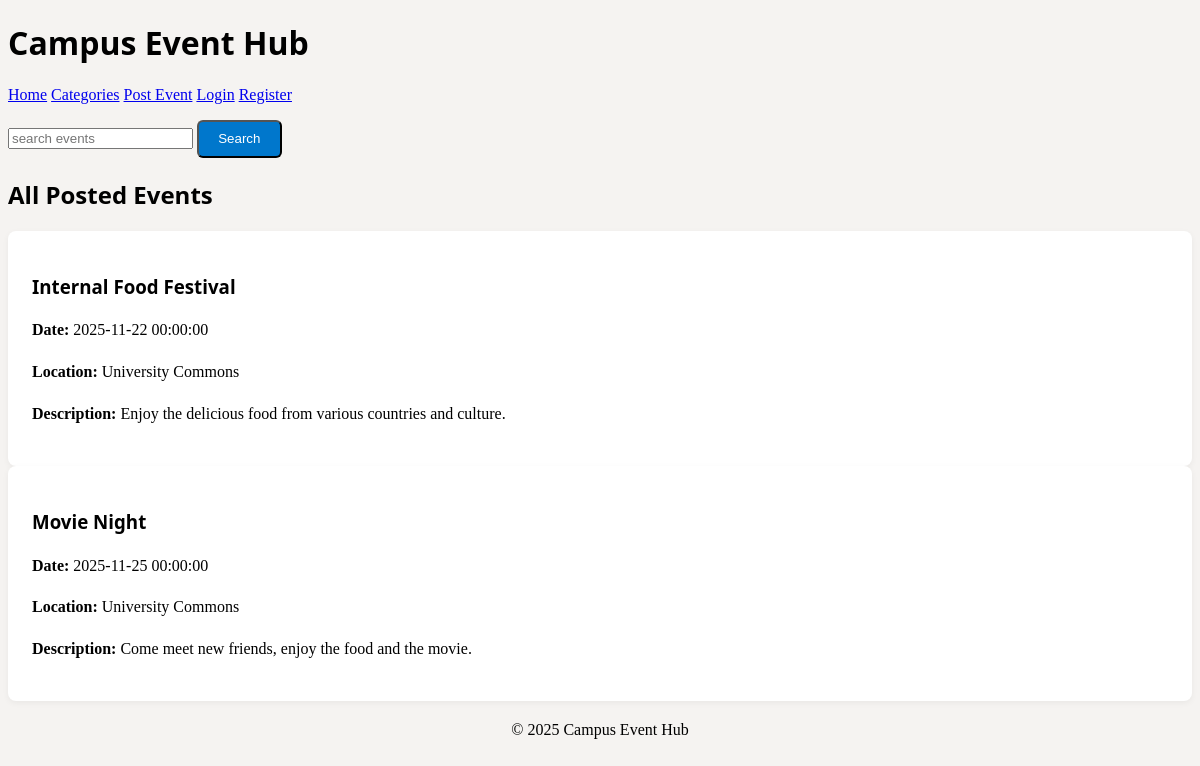
Before: /events with the older database file.
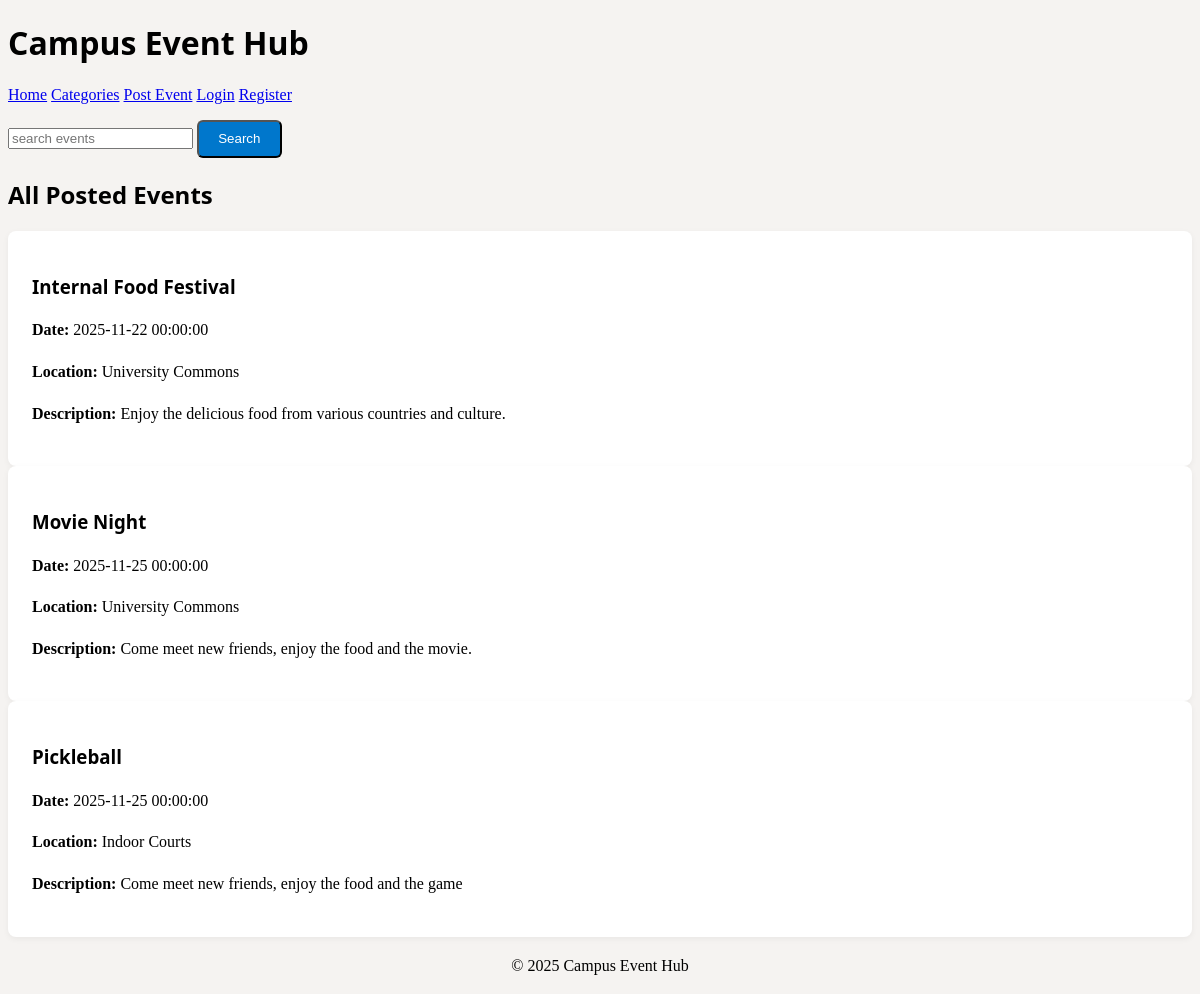
After: the same page with the newer database file.
### app.py (models this page shows)
class Event(db.Model):
    id = db.Column(db.Integer, primary_key=True)
    title: so.Mapped[str] = so.mapped_column(index=True, default="No title")
    date: so.Mapped[datetime] = so.mapped_column(index=True, default=datetime.now)
    location: so.Mapped[str] = so.mapped_column(index=True, default="No Location")
    description: so.Mapped[str] = so.mapped_column(index=True, default="No Description")

### app.py (the view)
@app.route('/events', methods=['GET', 'POST'])
def event_list():
    if request.method == "POST":
        obj = Event()
        obj.title = request.form.get('title')
        date_str = request.form.get('date')
        obj.date = datetime.strptime(date_str, "%b %d, %Y")
        obj.location = request.form.get('location')
        obj.description = request.form.get('description')
        db.session.add(obj)
        db.session.commit()
        return "Form submitted successfully!"
    elif request.method == "GET":
        events = db.session.scalars(sa.select(Event))
        return render_template('events.html', events=events)

### templates/events.html (shortened to what this page needs)
{% extends "base.html" %}
{% block body %}
<h2>All Posted Events</h2>
<section>
  {% for event in events %}
  <article>
    <h3>{{ event.title }}</h3>
    <p><strong>Date:</strong> {{ event.date }}</p>
    <p><strong>Location:</strong> {{ event.location }}</p>
    <p><strong>Description:</strong> {{ event.description }}</p>
  </article>
  {% else %}
  <p>No events yet. <a href="{{ url_for('post_event') }}">Post one now!</a></p>
  {% endfor %}
</section>
{% endblock %}

### templates/base.html
<!DOCTYPE html>
<html lang="en">
    <head>
        <link rel="stylesheet" href="https://cdn.jsdelivr.net/npm/@picocss/pico@2/css/pico.min.css">
        <link rel="stylesheet" href="{{ url_for('static', filename='main.css') }}">
    </head>
    <body>
        <header class="container">
        <h1>Campus Event Hub</h1>
        <nav>
            <a href=" {{ url_for('home')}}">Home</a>
            <a href="{{ url_for('event_list') }}">Categories</a>
            <a href="{{ url_for('post_event') }}">Post Event</a>
            <a href="{{url_for('login')}}">Login</a>
            <a href="{{url_for('register')}}">Register</a>
        </nav>
        <form>
            <input type="search" name="search" placeholder="search events" aria-label="Search"/>
            <button type="submit">Search</button>
        </form>
    </header>
    <main class="container">
        {% block body %}{% endblock %}
    </main>
    <footer>
        <p style="text-align:center; margin: 1rem 0;">© 2025 Campus Event Hub</p>
    </footer>
    </body>
</html>

### static/main.css (style rules this page uses)
body { background-color: #f5f3f1; }
nav { margin-bottom: 1rem; }
article { border: 1px solid var(--pico-muted-border-color); border-radius: 8px; padding: 1.5rem; background-color: var(--pico-card-background-color, #fff); box-shadow: 0 2px 6px rgba(0, 0, 0, 0.05); flex: 1; min-width: 250px; }
h1, h2, h3 { font-family: 'Segoe UI', sans-serif; font-weight: 600; --pico-h1-color: #1c182a; }
p { line-height: 1.6; }
button { background-color: #0077cc; color: white; border-radius: 6px; padding: 0.6rem 1.2rem; transition: background-color 0.3s ease; }
* { box-sizing:border-box }

Changed rows visible on the page:
added Event: title "Pickleball", date "2025-11-25 00:00:00", location "Indoor Courts", description "Come meet new friends, enjoy the food and the game"
